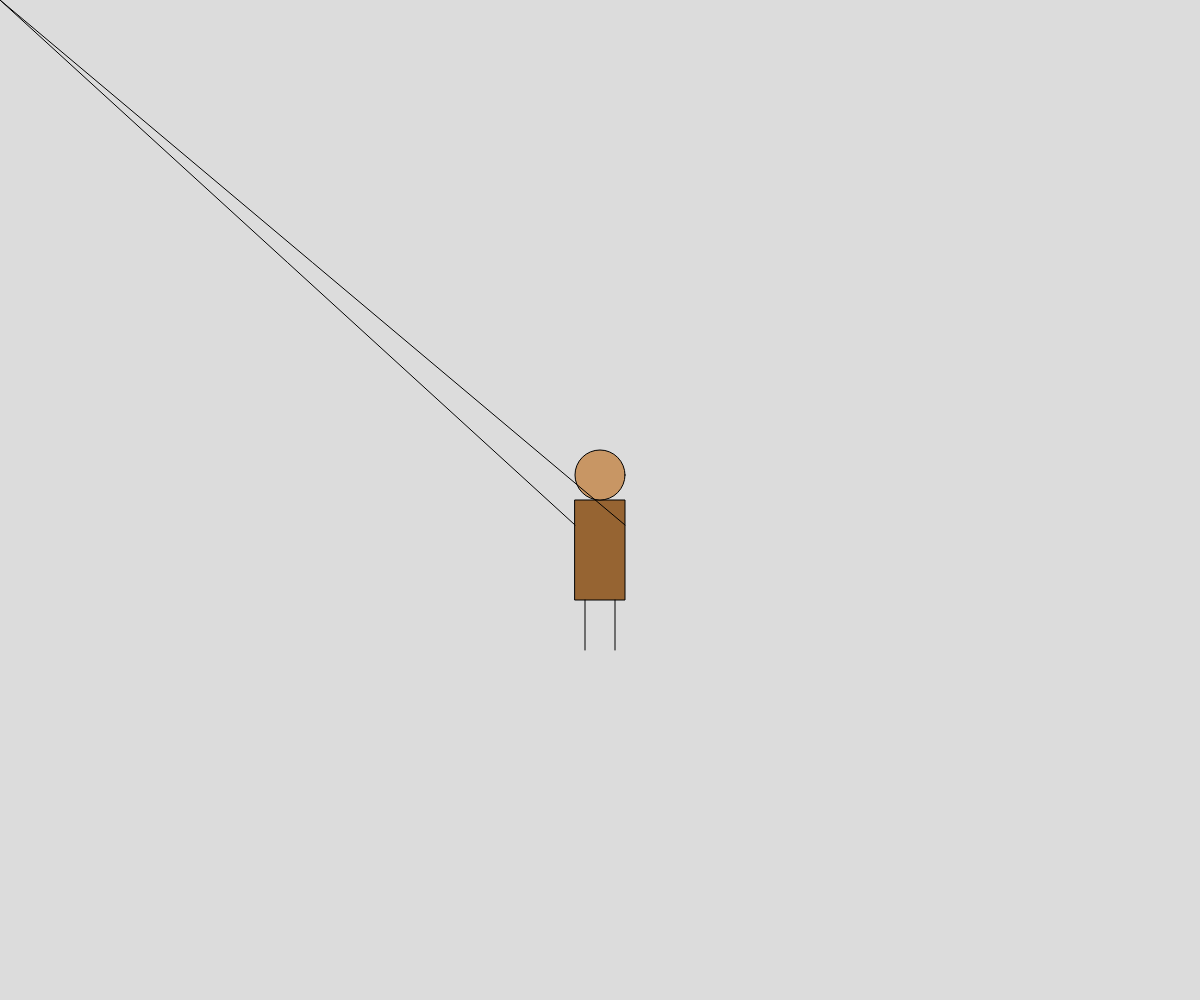
Frame 1 (no input)
Frame 60 (no input): identical to frame 1, image omitted
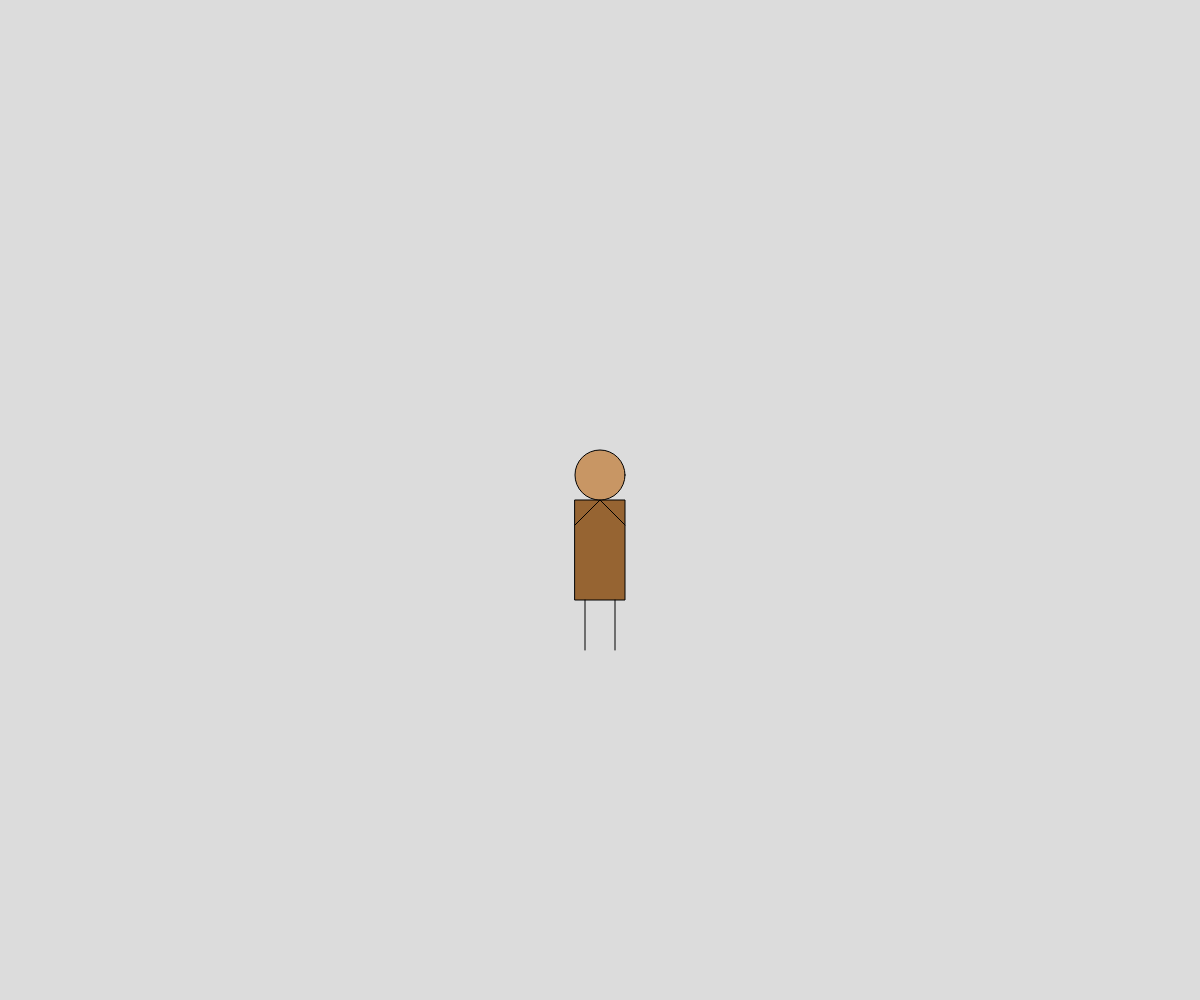
Frame 120 (the mouse pressed at the canvas centre since frame 60)

The p5.js sketch that drew these frames (run headless with seeded random() and noise() and a simulated clock; from frame 60 on, the mouse is pressed at the canvas centre):

// p5.js sketch
// ── sketch.js
function setup() {
  //Resize the canvas to window size
  createCanvas(windowWidth, windowHeight);
}

function draw() {
  background(220);


// Un marionnette de forme humaine simple en 2d qu'on controle avec la souris
  // Corps
  fill(150, 100, 50);
  rectMode(CENTER);
  rect(width / 2, height / 2 + 50, 50, 100);

  // Tête
  fill(200, 150, 100);
  ellipse(width / 2, height / 2 - 25, 50, 50);

  // Bras gauche avec une longueur fixe qui suit la position de la souris
  //et pivote autour de l'épaule
  line(width / 2 - 25, height / 2 + 25, mouseX, mouseY);
  // Bras droit
  line(width / 2 + 25, height / 2 + 25, mouseX, mouseY);

  // Jambes
  line(width / 2 - 15, height / 2 + 100, width / 2 - 15, height / 2 + 150);
  line(width / 2 + 15, height / 2 + 100, width / 2 + 15, height / 2 + 150);
}

function windowResized() {
  resizeCanvas(windowWidth, windowHeight);
}
